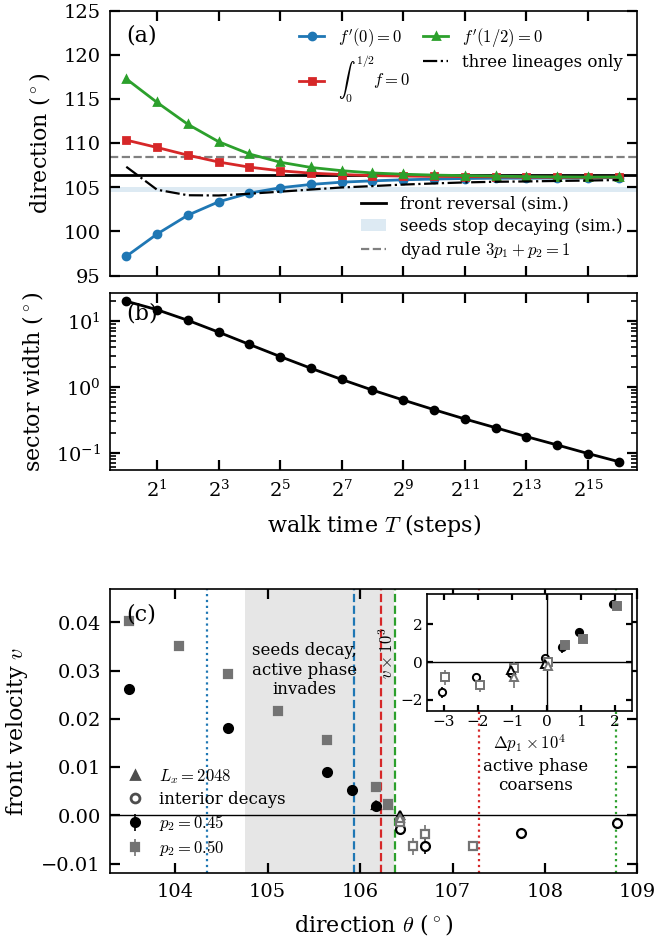

Source code (Python):
"""Fig. molofsky: the five-cell rule of Molofsky et al. (Appendix D): the lineage closure and
the direct simulation of the rule.

(a), (b) read campaign/theory/molofsky_1e7.csv, written by
    python3 vpt.py molofsky --load patterns5_1e7.txt --boot 300 --csv molofsky_1e7.csv
(see campaign/theory/MOLOFSKY.md).  (c) reads the seed-pooled planar-front tables
campaign/molofsky_sim/scan/table_p2_*.txt (Lx 1024) and scan_wide/table_p2_*.txt (Lx 2048),
written by `python3 mfront.py table scan/p2_X_p1_*_s*.txt` (see campaign/molofsky_sim/NOTES.md);
its inset reads the fine scan at 1e-4 steps, scan_fine/table.txt (Lx 2048) and
scan_fine/wide/table.txt (Lx 4096), written by `python3 sec8_tables.py` (NOTES.md Sec. 8)."""
import os

import matplotlib.pyplot as plt
import numpy as np

from common import COL, ROOT, THEORY, label, save

SIM = os.path.join(ROOT, "campaign", "molofsky_sim")

# simulation (NOTES.md Secs. 3-6): front reversal on the two cuts, and the band of p_1 above it in
# which the mean population of a 2x2 seed decreases (absorbing state linearly stable)
TH_FRONT = (106.33, 106.40)        # p_2 = 0.45, 0.50
TH_A = (104.5, 105.0)              # seed decay stops at p_1 = 0.187-0.188 and 0.173-0.174
P1STAR = {0.45: 0.18535, 0.50: 0.17057}   # front reversal on the two cuts (NOTES.md Sec. 8.1)


def theta(p1, p2):
    return np.degrees(np.arctan2(p2 - 0.4, p1 - 0.2))


def read_table(path):
    rows = []
    for line in open(path):
        w = line.split()
        if not w or w[0] == "p2":
            continue
        rows.append((float(w[0]), float(w[1]), float(w[4]), float(w[5]), float(w[-1])))
    return np.array(rows)  # p2, p1, v_adapt, err, interior density at the end / its t = 1000 value


d = np.genfromtxt(os.path.join(THEORY, "molofsky_1e7.csv"), delimiter=",", names=True)
d = d[d["T"] >= 1]
T = d["T"]

fig = plt.figure(figsize=(COL, 5.6))
gs = fig.add_gridspec(2, 1, height_ratios=[2.5, 1.55], hspace=0.32)
gs0 = gs[0].subgridspec(2, 1, height_ratios=[1.5, 1], hspace=0.08)
a = fig.add_subplot(gs0[0])
b = fig.add_subplot(gs0[1], sharex=a)
c = fig.add_subplot(gs[1])

# (a) the closure's rays against T, with the simulation's line and seed-decay edge
h_band = a.axhspan(min(TH_A), max(TH_A), color="C0", alpha=0.15, lw=0, label="seeds stop decaying (sim.)")
h_rev = a.axhline(np.mean(TH_FRONT), color="k", lw=1.0, label="front reversal (sim.)")
h_dyad = a.axhline(108.43, color="0.5", ls="--", lw=0.8, label=r"dyad rule $3p_1+p_2=1$")
h_a, = a.plot(T, d["th_a"], "o-", color="C0", ms=2.5, label=r"$f'(0)=0$")
h_f, = a.plot(T, d["th_f"], "s-", color="C3", ms=2.5, label=r"$\int_0^{1/2} f = 0$")
h_h, = a.plot(T, d["th_h"], "^-", color="C2", ms=2.5, label=r"$f'(1/2)=0$")
h_3, = a.plot(T, d["th_3"], "-.", color="k", lw=0.8, label="three lineages only")
a.set_ylabel(r"direction ($^\circ$)")
a.set_ylim(95, 125)
leg1 = a.legend(handles=[h_a, h_f, h_h, h_3], loc="upper right", fontsize=6, ncol=2, columnspacing=0.8,
                handlelength=1.5, labelspacing=0.3)
a.add_artist(leg1)
a.legend(handles=[h_rev, h_band, h_dyad], loc="lower right", fontsize=6, ncol=1, handlelength=1.5,
         labelspacing=0.3)
a.tick_params(labelbottom=False)
label(a, "(a)")

# (b) sector width
b.plot(T, d["width"], "o-", color="k", ms=2.5)
b.set_yscale("log")
b.set_xscale("log", base=2)
b.set_xlabel(r"walk time $T$ (steps)")
b.set_ylabel(r"sector width ($^\circ$)")
b.set_xlim(0.7, 1e5)
label(b, "(b)")

# (c) simulated front velocity against direction, on the two cuts
c.axhline(0, color="k", lw=0.5)
c.axvspan(np.mean(TH_A), np.mean(TH_FRONT), color="0.9", lw=0, zorder=0)
for Tc, ls in ((16, ":"), (1024, "--")):
    r = d[d["T"] == Tc][0]
    for key, col in (("th_a", "C0"), ("th_f", "C3"), ("th_h", "C2")):
        c.axvline(r[key], color=col, ls=ls, lw=0.8, zorder=1)
for p2, mk, col, lab in ((0.45, "o", "k", r"$p_2 = 0.45$"), (0.50, "s", "0.45", r"$p_2 = 0.50$")):
    for sub, m, lw in (("scan", mk, 0), ("scan_wide", "^", 0)):
        t = read_table(os.path.join(SIM, sub, f"table_p2_{p2:.2f}.txt"))
        th, v, e, cen = theta(t[:, 1], t[:, 0]), t[:, 2], t[:, 3], t[:, 4]
        ok = np.isfinite(v)
        e = np.where(np.isfinite(e), e, 0)
        for stat, mfc in ((cen > 0.8, col), (cen <= 0.8, "w")):
            s = ok & stat
            c.errorbar(th[s], v[s], yerr=e[s], fmt=m, color=col, mfc=mfc, ms=3.2, mew=0.8, capsize=0,
                       elinewidth=0.6, ls="none", label=lab if (sub == "scan" and mfc == col) else None)
c.plot([], [], "^", color="0.3", mfc="0.3", ms=3.2, label=r"$L_x = 2048$")
c.plot([], [], "o", color="0.3", mfc="w", ms=3.2, label="interior decays")
c.set_xlim(103.3, 109.0)
c.set_ylim(-0.012, 0.047)
c.set_xlabel(r"direction $\theta$ ($^\circ$)")
c.set_ylabel(r"front velocity $v$")
c.legend(loc="lower left", fontsize=6, handlelength=1.2, labelspacing=0.3)
c.text(105.4, 0.036, "seeds decay,\nactive phase\ninvades", ha="center", va="top", fontsize=6)
c.text(107.9, 0.012, "active phase\ncoarsens", ha="center", va="top", fontsize=6)
label(c, "(c)")


# inset of (c): the fine scan across the reversal (NOTES.md Sec. 8.1), v against p_1 - p_1^*
def read_fine(path):
    """Rows of scan_fine/table.txt: p_1, v (records with t >= 2e3) and its error, L_x, and the
    drop of the strip's interior interface density between 3e4 and 1e5 steps (fractions of its
    t = 1000 value; the interior counts as stationary when the drop is at most 0.03)."""
    rows = []
    for line in open(path):
        w = [s.strip() for s in line.strip().strip("|").split("|")]
        if len(w) < 8 or not w[0][:1].isdigit():
            continue
        val, err = w[1].split("(")
        e = int(err.rstrip(")")) * 10.0 ** -len(val.split(".")[1])
        frac = [float(s) for s in w[6].split("(")[1].rstrip(")").split("/")]
        rows.append((float(w[0]), float(val), e, int(w[5]), frac[1] - frac[3]))
    return rows


ci = c.inset_axes([0.6, 0.57, 0.39, 0.41])
ci.axhline(0, color="k", lw=0.5)
ci.axvline(0, color="k", lw=0.5)
for sub, m in (("", None), ("wide", "^")):
    for p1, v, e, lx, drop in read_fine(os.path.join(SIM, "scan_fine", sub, "table.txt")):
        p2 = 0.45 if p1 > 0.18 else 0.50
        col, dx = ("k", -0.05) if p2 == 0.45 else ("0.45", 0.05)
        mk = m or ("o" if p2 == 0.45 else "s")
        ci.errorbar((p1 - P1STAR[p2]) * 1e4 + dx, v * 1e3, yerr=e * 1e3, fmt=mk, color=col,
                    mfc=col if drop <= 0.03 else "w", ms=2.6, mew=0.7, capsize=0, elinewidth=0.6,
                    ls="none")
ci.set_xlim(-3.5, 2.5)
ci.set_ylim(-2.6, 3.6)
ci.set_xticks([-3, -2, -1, 0, 1, 2])
ci.set_yticks([-2, 0, 2])
ci.tick_params(labelsize=5.5, pad=1.5, length=2)
ci.set_xlabel(r"$\Delta p_1\times10^{4}$", fontsize=6, labelpad=1)
ci.set_ylabel(r"$v\times10^{3}$", fontsize=6, labelpad=1)
save(fig, "fig_molofsky")
